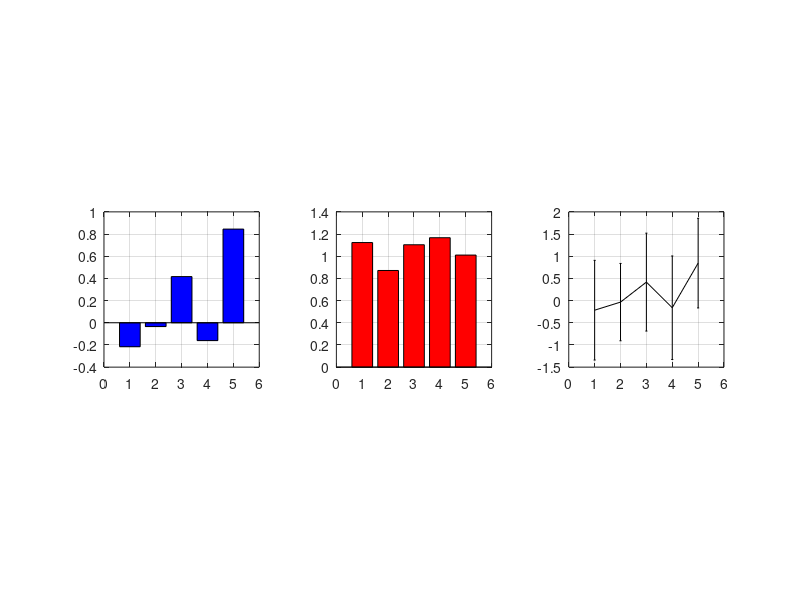

Write MATLAB code to recreate this figure.
clear 
D=5;
data = randn(10,D);

subplot(1,3,1), axis square, hold on, grid on, box on
bar(1:D, mean(data), 'b')

subplot(1,3,2), axis square, hold on, grid on, box on
bar(1:D, std(data), 'r')

subplot(1,3,3), axis square, hold on, grid on, box on, xlim([0 D+1])
errorbar(1:D, mean(data), std(data), 'k')
